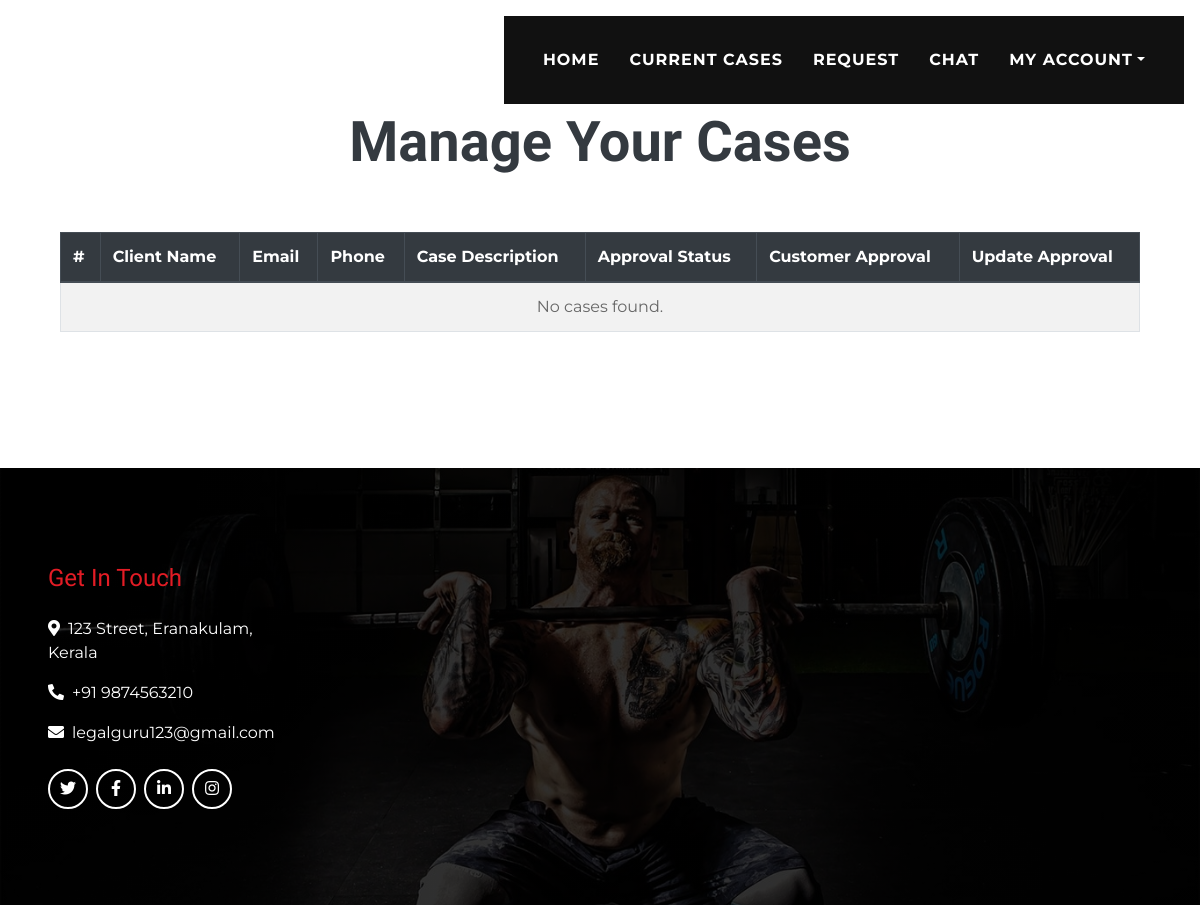
The app's page /Advocate/case_list (signed in), older data.
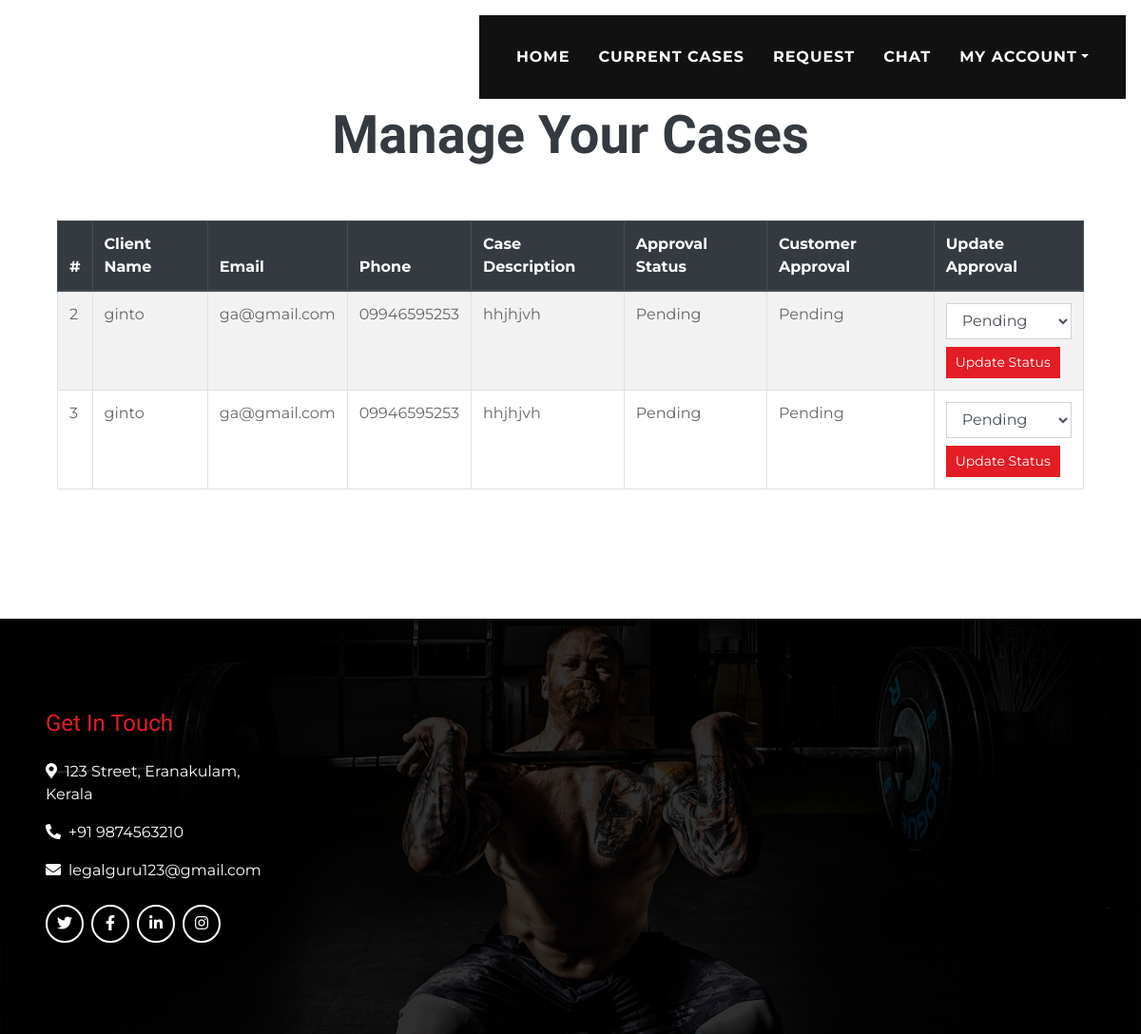
The same page, newer data.
### home/models.py (models this page shows, shortened)
class CaseRequest(models.Model):
    req_id = models.AutoField(primary_key=True)
    lawyer = models.ForeignKey(AdvocateRegistration,on_delete=models.CASCADE)
    name = models.CharField(max_length=50)
    email = models.EmailField(max_length=50)
    phone = models.CharField(max_length=11)
    case_des = models.TextField()
    approval = models.CharField(max_length=50, choices=[('Approved', 'Approved'), ('Pending', 'Pending'), ('Rejected', 'Rejected')], default='Pending')
    cust_approval = models.CharField(max_length=50, choices=[('Approved', 'Approved'), ('Pending', 'Pending'), ('Rejected', 'Rejected')], default='Pending')

### Advocate/views.py (the view, shortened to what this page needs)
# urls.py: path('case_list',views.case_list,name='case_list'),
def case_list(request):
    advocate = request.user.advocateregistration
    cases = CaseRequest.objects.filter(lawyer=advocate)
    return render(request, 'advcaselist.html', {'cases': cases})

### templates/advcaselist.html (shortened to what this page needs)
{% extends "advbase.html" %}
{% load static %}
{% block content %}
<div class="container py-5">
    <div class="d-flex flex-column text-center mb-5">
        <h4 class="text-primary font-weight-bold">Case List</h4>
        <h4 class="display-4 font-weight-bold">Manage Your Cases</h4>
    </div>
    <form method="POST">
        <table class="table table-striped table-bordered">
            <thead class="thead-dark">
                <tr>
                    <th>#</th>
                    <th>Client Name</th>
                    <th>Email</th>
                    <th>Phone</th>
                    <th>Case Description</th>
                    <th>Approval Status</th>
                    <th>Customer Approval</th>
                    <th>Update Approval</th>
                </tr>
            </thead>
            <tbody>
                {% for case in cases %}
                <tr>
                    <td>{{ case.req_id }}</td>
                    <td>{{ case.name }}</td>
                    <td>{{ case.email }}</td>
                    <td>{{ case.phone }}</td>
                    <td>{{ case.case_des }}</td>
                    <td>{{ case.approval }}</td>
                    <td>{{ case.cust_approval }}</td>
                    <td>
                        <select name="approval" class="form-control">
                            <option value="Pending" {% if case.approval == 'Pending' %}selected{% endif %}>Pending</option>
                        </select>
                        <button type="submit" class="btn btn-sm btn-primary mt-2">Update Status</button>
                    </td>
                </tr>
                {% empty %}
                <tr>
                    <td colspan="8" class="text-center">No cases found.</td>
                </tr>
                {% endfor %}
            </tbody>
        </table>
    </form>
</div>
{% endblock %}

Row changes from the older to the newer data that the page shows:
added CaseRequest: req_id "2", name "ginto", email "ga@gmail.com", phone "09946595253", case_des "hhjhjvh", approval "Pending", cust_approval "Pending"
added CaseRequest: req_id "3", name "ginto", email "ga@gmail.com", phone "09946595253", case_des "hhjhjvh", approval "Pending", cust_approval "Pending"
Text that changed along with them:
text no longer shown: "No cases found."
